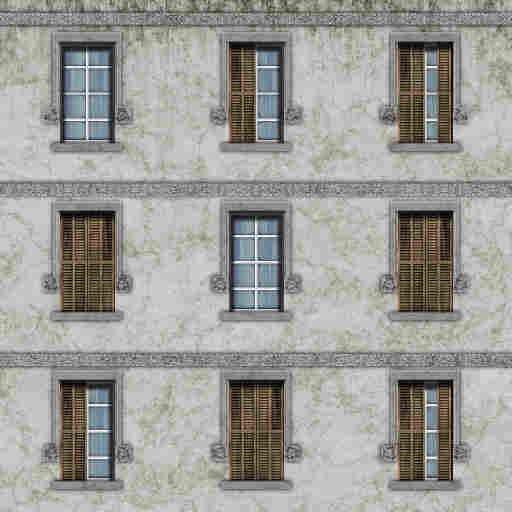
#> input picture Assets/Resources/cyan/BUIL.jpg, 512 x 512 px
$ python main.py Resources/cyan/BUIL.jpg
#> lines starting #> are read from the running program, lines starting #| are printed output that depends on the picture; after the words box and inside, x2 and y2 are one past the last pixel; in counts of white or black regions, pixels touching at a corner belong together
#!/usr/bin/env python
# -*- coding: utf-8 -*-

# import the necessary packages
import sys
import cv2
import numpy as np
import imutils
import json

# colors
from webcolors import rgb_to_name, CSS3_HEX_TO_NAMES, hex_to_rgb  # python3 -m pip install webcolors
from scipy.spatial import KDTree


def convert_rgb_to_names(rgb_tuple):
    # a dictionary of all the hex and their respective names in css3
    css3_db = CSS3_HEX_TO_NAMES  # css3_hex_to_names
    names = []
    rgb_values = []
    for color_hex, color_name in css3_db.items():
        names.append(color_name)
        rgb_values.append(hex_to_rgb(color_hex))

    kdt_db = KDTree(rgb_values)
    distance, index = kdt_db.query(rgb_tuple)
    return names[index]


class ShapeDetector:
    def __init__(self):
        pass

    def detect(self, c):
        # initialize the shape name and approximate the contour
        shape = "unidentified"
        peri = cv2.arcLength(c, True)
        approx = cv2.approxPolyDP(c, 0.03 * peri, True)

        # if the shape is a triangle, it will have 3 vertices
        if len(approx) == 3:
            shape = "triangle"
        # if the shape has 4 vertices, it is either a square or
        # a rectangle
        elif len(approx) == 4:
            # compute the bounding box of the contour and use the
            # bounding box to compute the aspect ratio
            (x, y, w, h) = cv2.boundingRect(approx)
            ar = w / float(h)
            # a square will have an aspect ratio that is approximately
            # equal to one, otherwise, the shape is a rectangle
            shape = "rectangle"
        # if the shape is a pentagon, it will have 5 vertices
        elif len(approx) == 5:
            shape = "pentagon"
        elif len(approx) == 6:
            shape = "hexagon"
        elif len(approx) == 8:
            shape = "octogon"
        elif len(approx) == 10 or len(approx) == 12:
            shape = "star"
        # otherwise, we assume the shape is a circle
        else:
            shape = "circle"
        # return the name of the shape
        return shape


if __name__ == '__main__':
    # load the image and resize it to a smaller factor so that
    # the shapes can be approximated better
    image = cv2.imread(sys.argv[1])
#> image is the input picture: shape (512, 512, 3); mean B, G, R 152.1, 156.5, 156.9
    resized = imutils.resize(image, width=300)
    ratio = image.shape[0] / float(resized.shape[0])
#> ratio = 1.71
    # load the json file
    # init tableaux to save
    #f = with open('Assets/mapData/data.json', "w")
    data = []

    '''img = cv2.imread("fleur.png");
    hsv = cv2.cvtColor(img, cv2.COLOR_BGR2HSV)
    h, s, v = cv2.split(hsv)
    ret_h, th_h = cv2.threshold(h, 0, 255, cv2.THRESH_BINARY + cv2.THRESH_OTSU)
    ret_s, th_s = cv2.threshold(s, 0, 255, cv2.THRESH_BINARY + cv2.THRESH_OTSU)
    ret_v, th_v = cv2.threshold(s, 0, 255, cv2.THRESH_BINARY + cv2.THRESH_OTSU)
    cv2.imwrite("th_h.png", th_h)
    cv2.imwrite("th_s.png", th_s)
    cv2.imwrite("th_v.png", th_v)'''

    # convert the resized image to grayscale, blur it slightly,
    # and threshold it
    gray = cv2.cvtColor(resized, cv2.COLOR_BGR2GRAY)
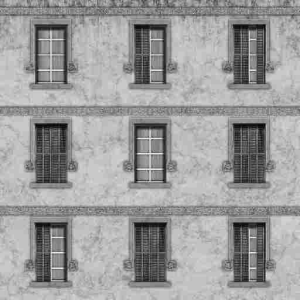
#> gray: shape (300, 300); min 4, max 241, mean 156.1
    blurred = cv2.GaussianBlur(gray, (5, 5), 0)
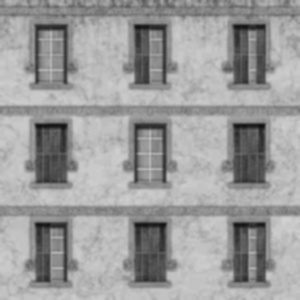
#> blurred: shape (300, 300); min 16, max 209, mean 156.1
    thresh = cv2.threshold(blurred, 60, 255, cv2.THRESH_BINARY)[1]
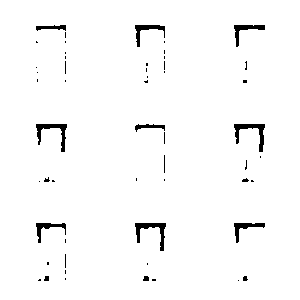
#> thresh: shape (300, 300); 97.6% white; 53 black regions (41 under 20 px)

    # find contours in the thresholded image and initialize the
    # shape detector
    cnts = cv2.findContours(thresh.copy(), cv2.RETR_EXTERNAL,
                            cv2.CHAIN_APPROX_SIMPLE)
#> cnts = 1 contour; box (x1, y1, x2, y2) and area: (0, 0, 300, 300) 89401
    cnts = imutils.grab_contours(cnts)
#> cnts = [[[0, 0], [0, 299], [299, 299], [299, 0]]]
    sd = ShapeDetector()

    # loop over the contours
    for c in cnts:
        # compute the center of the contour
        M = cv2.moments(c)
        cX = int((M["m10"] / M["m00"]) * ratio)
        cY = int((M["m01"] / M["m00"]) * ratio)
        print(cX, cY)
        rect = cv2.minAreaRect(c)
        box = cv2.boxPoints(rect)
        box = np.intp(box)
        box = np.intp(box * ratio)
        # image = cv2.drawContours(image, [box], 0, (0, 0, 255), 2)

        center = rect[0:1]

        x, y, w, h = cv2.boundingRect(c)
        x, y, w, h = x * ratio, y * ratio, w * ratio, h * ratio
        image = cv2.rectangle(image, (int(x), int(y)), (int(x + w), int(y + h)), (255, 255, 255), 2)

        # detect shape from contour
        shape = sd.detect(c)

        # resize the contour
        c = c.astype("float")
        c *= ratio
        c = c.astype("int")
        #cv2.drawContours(image, [c], -1, (255, 255, 255), 2)

        # draw contour with mask
        mask = np.zeros(image.shape[:2], np.uint8)
        cv2.drawContours(mask, [c], -1, 255, -1)
        img = cv2.cvtColor(image, cv2.COLOR_BGR2HSV)

        # Convert to RGB and get color name
        imgRGB = cv2.cvtColor(image, cv2.COLOR_BGR2RGB)
        mean = cv2.mean(imgRGB, mask=mask)[:3]
        d = image[int(center[0][0]), int(center[0][1])]
#> (the run stopped early here; a loop or call above may not have finished)
